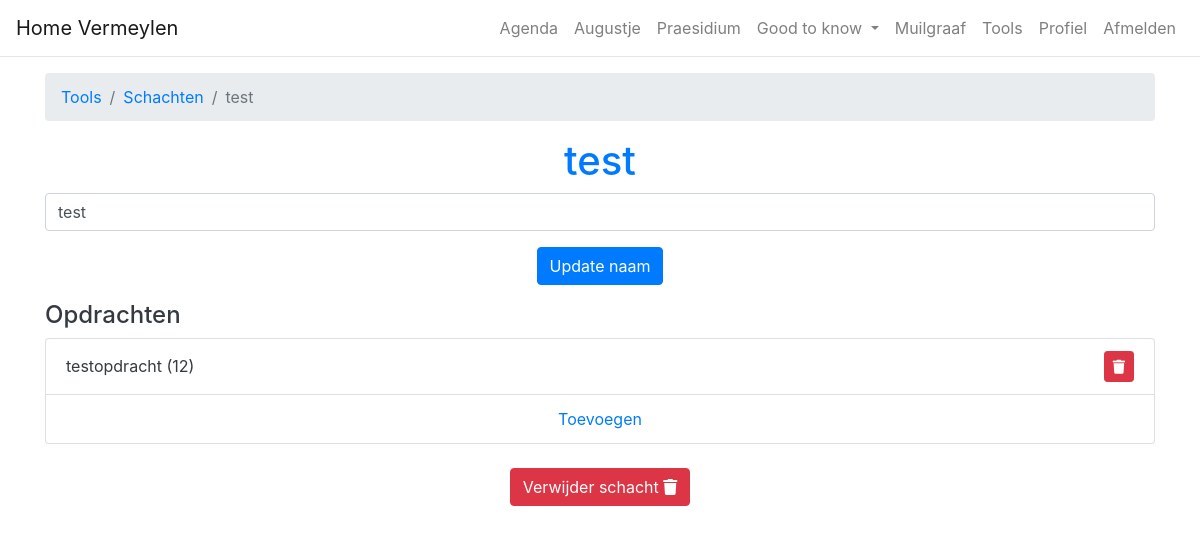
The app's page /schachten/1 (signed in) with its own data.
### vermeylen/models.py (models this page shows)
class Schacht(db.Model):
    id = db.Column(db.Integer, primary_key=True)
    name = db.Column(db.String(70), nullable=False)
    tasks = db.relationship('SchachtenOpdracht', secondary=fulfilled, backref=db.backref('schachten'))

class SchachtenOpdracht(db.Model):
    id = db.Column(db.Integer, primary_key=True)
    name = db.Column(db.String(50), nullable=False)
    points = db.Column(db.Integer, nullable=False)
    date = db.Column(db.DateTime, nullable=False, default=datetime.now)
    description = db.Column(db.String)

### vermeylen/routes.py (the view)
@app.route('/schachten/<id>', methods=['GET','POST'])
@login_required
@requires_one_of_roles("schachten")
def schachten_update(id):
    schacht = Schacht.query.get_or_404(id)
    schacht_form = SchachtForm()
    if schacht_form.validate_on_submit():
        schacht.name = schacht_form.name.data
        db.session.commit()
        flash('Schacht bijgewerkt.',category="primary")
        return redirect(url_for('schachten_update',id=id))
    schacht_form.name.data = schacht.name
    return render_template('/schachten/update.html', schacht=schacht, schacht_form=schacht_form)

### vermeylen/forms.py
class SchachtForm(FlaskForm):
    name = StringField('Naam',validators=[DataRequired(message='Verplicht.'),Length(min=2,max=70, message="Gelieve een naam tussen 2 en 70 karakters lang in te geven.")])
    submit = SubmitField('Verstuur')

### vermeylen/templates/schachten/update.html (shortened to what this page needs)
{% extends 'layout.html' %}
{% block content %}
    <div class="container mt-3">
        <nav aria-label="breadcrumb">
            <ol class="breadcrumb">
                <li class="breadcrumb-item"><a href="{{ url_for('tools') }}">Tools</a></li>
                <li class="breadcrumb-item"><a href="{{ url_for('schachten') }}">Schachten</a></li>
                <li class="breadcrumb-item active" aria-current="page">{{ schacht.name }}</li>
            </ol>
        </nav>
        <h1 class="text-center text-primary">{{ schacht.name }}</h1>
        <form method="POST" action="">
            <div class="form-group">
                {% if schacht_form.name.errors %}
                    {{ schacht_form.name(class="form-control is-invalid") }}
                    <div class="invalid-feedback">
                        {% for error in schacht_form.name.errors %}
                            <span>{{ error }}</span>
                        {% endfor %}
                    </div>
                {% else %}
                    {{ schacht_form.name(class="form-control") }}
                {% endif %}
            </div>
            <div class="form-group text-center">
                {{ schacht_form.submit(class="btn btn-primary",value="Update naam") }}
            </div>
        </form>
        <h4>Opdrachten</h4>
        <ul class="list-group">
        {% for task in schacht.tasks %}
            <li class="list-group-item d-flex justify-content-between align-items-center">
                {{ task.name }} ({{task.points}})
                <form method="POST" action="{{ url_for('schachten_remove_task', schacht_id=schacht.id, task_id=task.id) }}">
                    <button type="submit" class="btn btn-danger btn-sm"><i class="fas fa-trash"></i></button>
                </form>
            </li>
        {% endfor %}
            <li class="list-group-item d-flex justify-content-center align-items-center">
                <a href="{{ url_for('schachtenopdrachten') }}">Toevoegen</a>
            </li>
        </ul>
        <div class="row justify-content-center my-4">
            <form method="POST" action="{{ url_for('schachten_delete', id=schacht.id) }}">
                <button type="submit" class="btn btn-danger">Verwijder schacht <i class="fas fa-trash"></i></button>
            </form>
        </div>
    </div>
{% endblock %}

### records on screen
Schacht: name "test"
SchachtenOpdracht: name "testopdracht", points "12"
